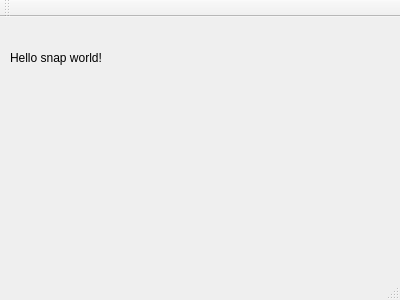
<?xml version="1.0" encoding="UTF-8"?>
<ui version="4.0">
 <class>MainWindow</class>
 <widget class="QMainWindow" name="MainWindow">
  <property name="geometry">
   <rect>
    <x>0</x>
    <y>0</y>
    <width>400</width>
    <height>300</height>
   </rect>
  </property>
  <property name="windowTitle">
   <string>MainWindow</string>
  </property>
  <widget class="QWidget" name="centralWidget">
   <widget class="QLabel" name="label">
    <property name="geometry">
     <rect>
      <x>10</x>
      <y>10</y>
      <width>321</width>
      <height>61</height>
     </rect>
    </property>
    <property name="text">
     <string>Hello snap world!</string>
    </property>
   </widget>
  </widget>
  <widget class="QMenuBar" name="menuBar">
   <property name="geometry">
    <rect>
     <x>0</x>
     <y>0</y>
     <width>400</width>
     <height>23</height>
    </rect>
   </property>
  </widget>
  <widget class="QToolBar" name="mainToolBar">
   <attribute name="toolBarArea">
    <enum>TopToolBarArea</enum>
   </attribute>
   <attribute name="toolBarBreak">
    <bool>false</bool>
   </attribute>
  </widget>
  <widget class="QStatusBar" name="statusBar"/>
 </widget>
 <layoutdefault spacing="6" margin="11"/>
 <resources/>
 <connections/>
</ui>
